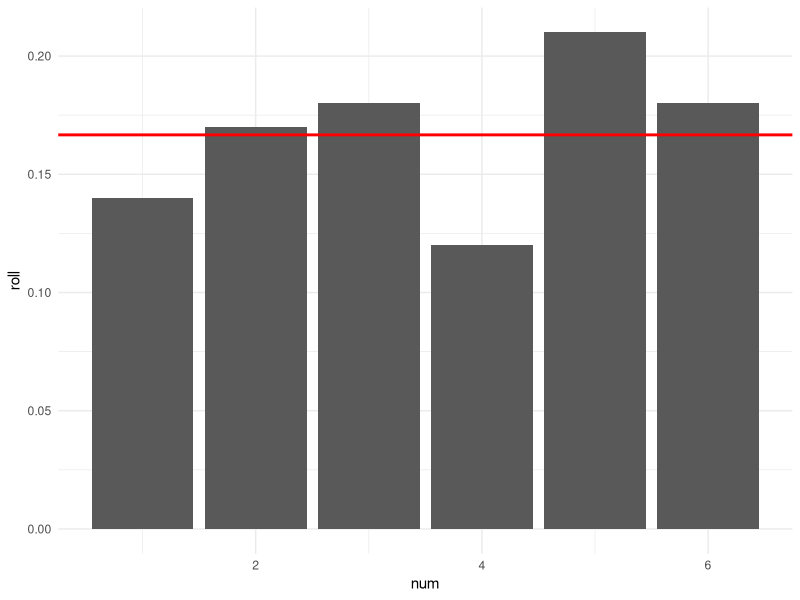
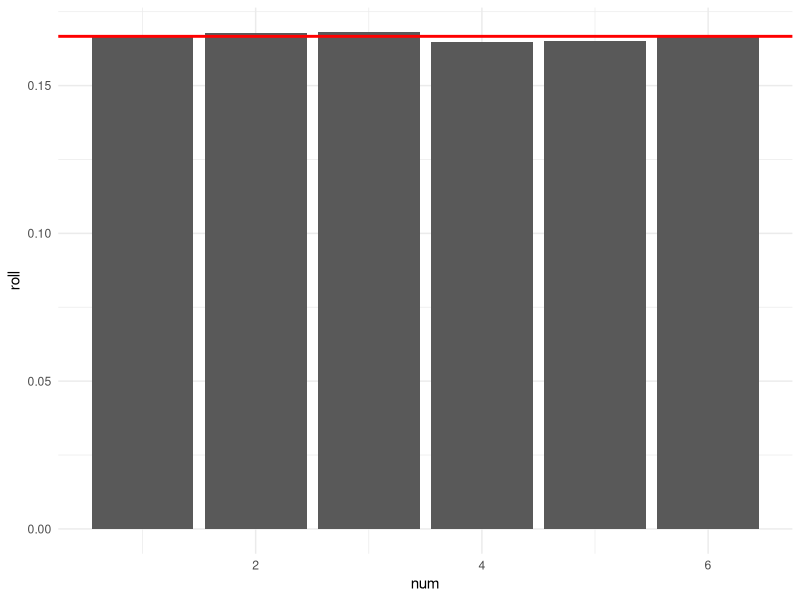
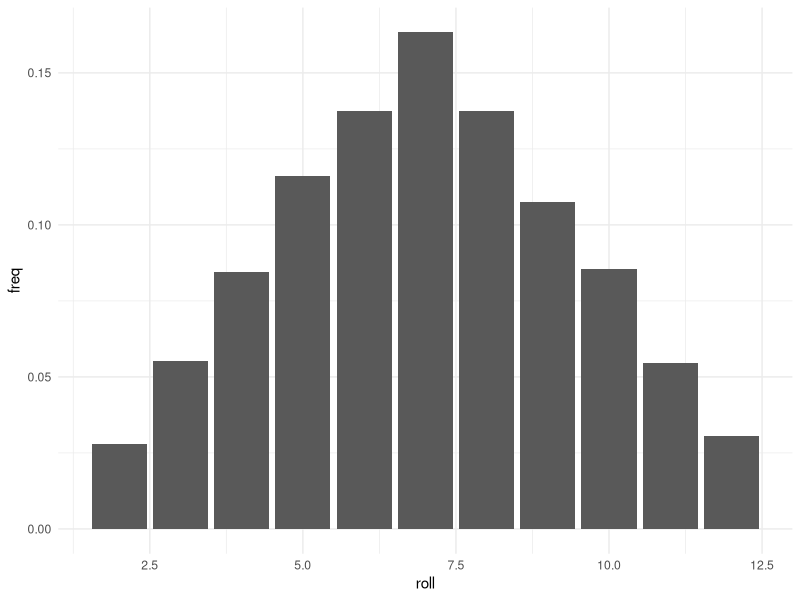
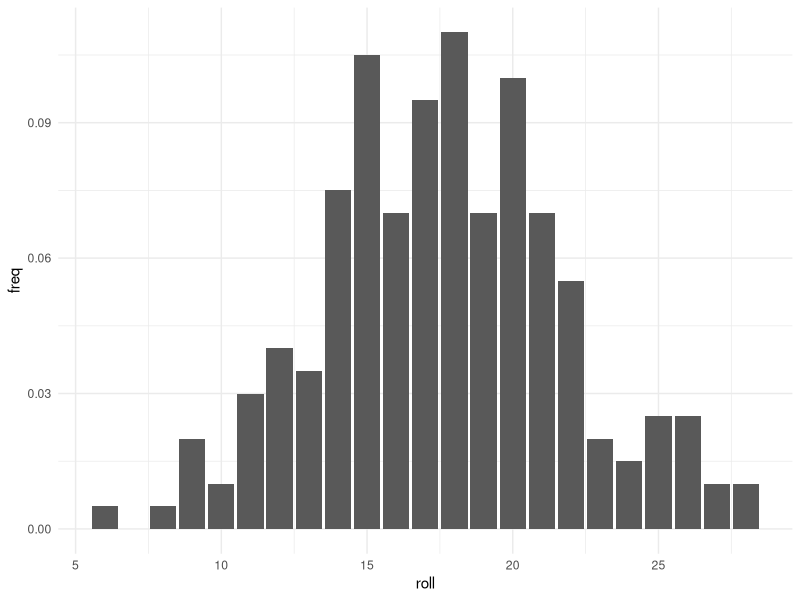

These charts were generated, in order, by the following R code:
## ---- chunk 1
library('tidyverse')
## ---- chunk 2
single_die_1 <- sample(1:6, 100, replace=T)
sd_1_tab <- table(single_die_1)
sd_1_freq <- data_frame(num = 1:6, roll = sd_1_tab/100)

ggplot(sd_1_freq) + 
  geom_bar(aes(num,roll), stat="identity") + 
  geom_hline(yintercept = (1/6), col = "red", size=1) + 
  theme_minimal()

single_die_2 <- sample(1:6, 100000, replace=T)
sd_2_tab <- table(single_die_2)
sd_2_freq <- data_frame(num = 1:6, roll = sd_2_tab/100000)

ggplot(sd_2_freq) + 
  geom_bar(aes(num,roll), stat="identity") +
  geom_hline(yintercept = (1/6), col = "red", size=1) + 
  theme_minimal()
## ---- chunk 3
# create empty dataframe of 100 values
roll_vector <- vector("double", 10000)


for (i in seq_along(roll_vector)) {
  roll_vector[i] = sum(sample(1:6,1), sample(1:6,1))
}

roll_vector

table(roll_vector)

roll_df <- as_data_frame(table(roll_vector)/10000)
colnames(roll_df) <- c("roll", "freq")
roll_df$roll <- as.numeric(roll_df$roll)

ggplot(roll_df) + 
  geom_bar(aes(roll, freq), stat="identity") +
  theme_minimal()
## ---- chunk 4
# function(n_dice, n_rolls) {

roll_em <- function(n_dice, n_roll) {

# Check for input errors, both inputs must be non-zero integers  
if (n_dice == 0 | is.na(n_dice) | n_dice %% 1 != 0) {
    stop("Enter a non-zero integer for the number of dice to roll")
} 
  else if (n_roll == 0 | is.na(n_roll) | n_roll %% 1 != 0) {
    stop("Enter a non-zero integer for the number of rolls to perform")
} 
  else {

  # create roll vector 
  roll_vector <- vector("double", n_roll)

  # set counter to zero
  i <- 0 

  # while loop 
  while (i <= length(roll_vector)) {
  
    dice_vector <- vector("double", n_dice)
    
    for (j in seq_along(dice_vector)) {
      dice_vector[j] = sample(1:6,1)
    }
    
    roll_vector[i] <- sum(dice_vector)
    
    i <- i + 1
  }

  roll_df <- as_data_frame(table(roll_vector)/n_roll)
  
  colnames(roll_df) <- c("roll", "freq")

  roll_df$roll <- as.numeric(roll_df$roll)

  ggplot(roll_df) + 
    geom_bar(aes(roll, freq), stat="identity") + 
    theme_minimal()
  }
}
## ---- chunk 5
roll_em(5,200)
